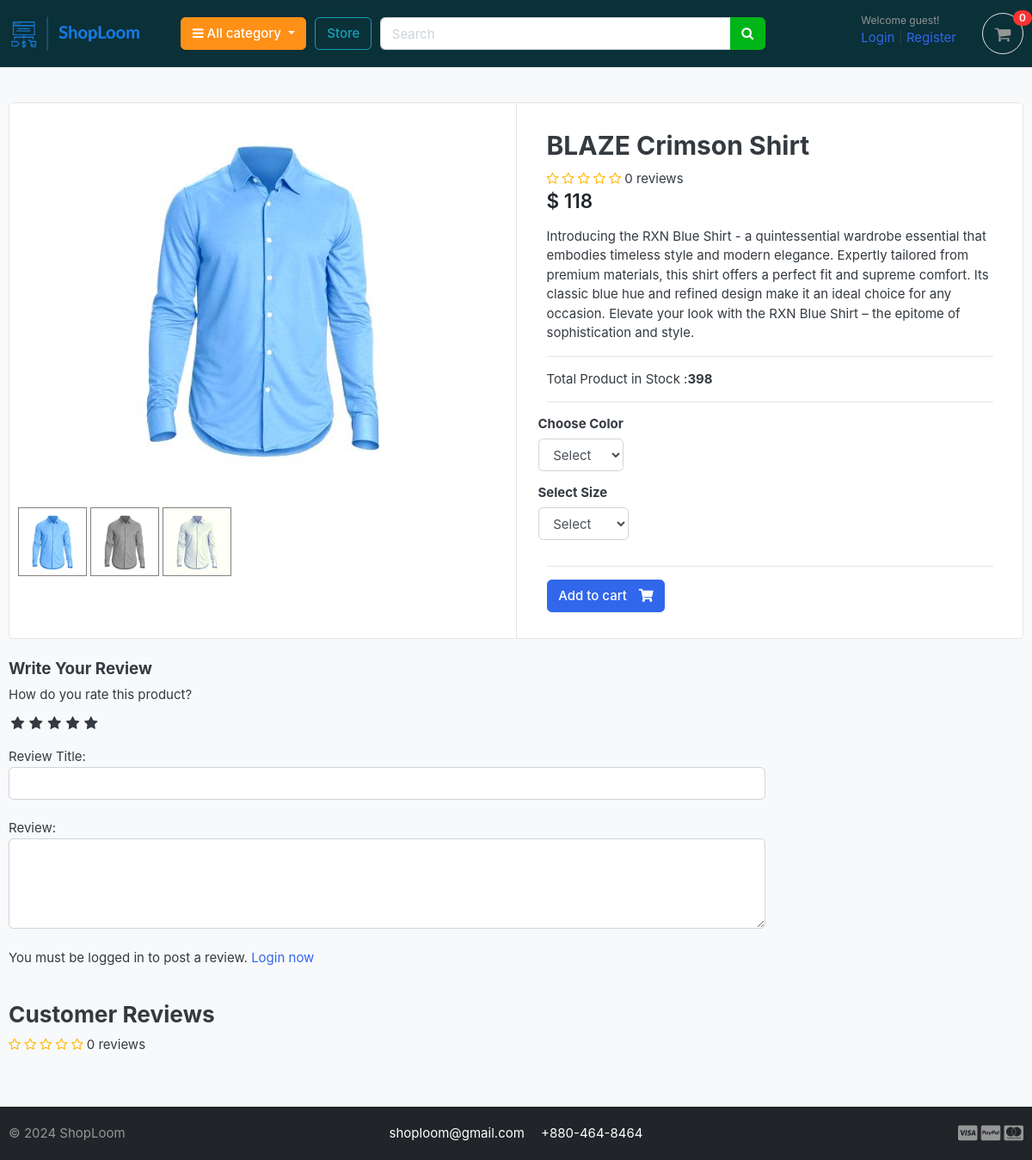
Page /store/category/shirts/blaze-crimson-shirt/ on the committed database.
### store/models.py (models this page shows, shortened)
class Product(models.Model):
    product_name  = models.CharField(max_length=100, unique=True)
    slug          = models.SlugField(max_length=200, unique=True)
    description   = models.TextField(max_length=500, blank=True)
    price         = models.IntegerField()
    image         = models.ImageField(upload_to='photos/products')
    stock         = models.IntegerField()
    is_available  = models.BooleanField(default=True)
    category      = models.ForeignKey(Category, on_delete=models.CASCADE)
    created_date  = models.DateTimeField(auto_now_add=True)
    modified_date = models.DateTimeField(auto_now=True)
    def averageReview(self):
        reviews = ReviewRating.objects.filter(product=self, status=True).aggregate(average=Avg('rating'))
        avg = 0
        if reviews['average'] is not None:
            avg = float(reviews['average'])
        return avg
    def countReview(self):
        reviews = ReviewRating.objects.filter(product=self, status=True).aggregate(count=Count('id'))
        count = 0
        if reviews['count'] is not None:
            count = int(reviews['count'])
        return count

class ProductGallery(models.Model):
    product = models.ForeignKey(Product, default=None, on_delete=models.CASCADE)
    image = models.ImageField(upload_to='store/products', max_length=255)
    class Meta:
        verbose_name = 'productgallery'
        verbose_name_plural = 'product gallery'

### store/views.py (the view)
# urls.py: path('category/<slug:category_slug>/<slug:product_slug>/', views.product_detail, name='product_detail'),
def product_detail(request, category_slug, product_slug):
    try:
        single_product = Product.objects.get(category__slug=category_slug, slug=product_slug)
        in_cart = CartItem.objects.filter(cart__cart_id=_cart_id(request), product=single_product).exists()
    except Exception as e:
        raise e
    if request.user.is_authenticated:
        try:
            orderproduct = OrderProduct.objects.filter(user=request.user, product_id=single_product.id).exists()
        except OrderProduct.DoesNotExist:
            orderproduct = None
    else:
        orderproduct = None
    reviews = ReviewRating.objects.filter(product_id=single_product.id, status=True)
    product_gallery = ProductGallery.objects.filter(product_id=single_product.id)
    context = {
        'single_product': single_product,
        'in_cart': in_cart,
        'orderproduct': orderproduct,
        'reviews': reviews,
        'product_gallery': product_gallery,
    }
    return render(request, 'store/product_detail.html', context=context)

### cart/context_processors.py (called while the page is built)
def counter(request):
    cart_count = 0
    if 'admin' in request.path:
        return {}
    else:
        try:
            cart = Cart.objects.filter(cart_id=_cart_id(request))
            if request.user.is_authenticated:
                cart_items = CartItem.objects.all().filter(user=request.user)
            else:
                cart_items = CartItem.objects.all().filter(cart=cart[:1])
            for cart_item in cart_items:
                cart_count += cart_item.quantity
        except Cart.DoesNotExist:
            cart_count = 0
    return dict(cart_count=cart_count)

### cart/views.py (called while the page is built)
def _cart_id(request):
    cart = request.session.session_key
    if not cart:
        cart = request.session.create()
    return cart

### category/context_processors.py (called while the page is built)
def menu_links(request):
    links = Category.objects.all()
    return dict(links=links)

### category/models.py (called while the page is built)
    def get_url(self):
        return reverse('products_by_category', args=[self.slug])

### store/models.py (called while the page is built)
    def colors(self):
        return super(VariationManager, self).filter(variation_category='color', is_active=True)

    def sizes(self):
        return super(VariationManager, self).filter(variation_category='size', is_active=True)

### store/templates/store/product_detail.html (shortened to what this page needs)
{% extends "base.html" %}
{% load static %}
{% block content %}
<section class="section-content padding-y bg">
	<div class="container">
    <div class="card">
      <div class="row no-gutters">
        <aside class="col-md-6">
          <article class="gallery-wrap">
            <div class="img-big-wrap mainImage">
            <center><img src="{{single_product.image.url}}"></a></center>
            </div>
          </article>
          <ul class="thumb">
            <li>
              <a href="{{single_product.image.url}}" target="mainImage"><img src="{{single_product.image.url}}" alt="Product Image"></a>
              {% for i in product_gallery %}
              <a href="{{i.image.url}}" target="mainImage"><img src="{{i.image.url}}" alt="Product Image"></a>
              {% endfor %}
            </li>
          </ul>
        </aside>
        <main class="col-md-6 border-left">
          <form action="{% url 'add_cart' single_product.id %}" method="POST">
            <article class="content-body">
              <h2 class="title">{{single_product.product_name}}</h2>
              <div class="rating-star">
                <span>
                  <i class="fa fa-star{% if single_product.averageReview < 0.5 %}-o{% elif single_product.averageReview >= 0.5 and single_product.averageReview < 1 %}-half-o {% endif %}" aria-hidden="true"></i>
                  <i class="fa fa-star{% if single_product.averageReview < 1.5 %}-o{% elif single_product.averageReview >= 1.5 and single_product.averageReview < 2 %}-half-o {% endif %}" aria-hidden="true"></i>
                  <i class="fa fa-star{% if single_product.averageReview < 2.5 %}-o{% elif single_product.averageReview >= 2.5 and single_product.averageReview < 3 %}-half-o {% endif %}" aria-hidden="true"></i>
                  <i class="fa fa-star{% if single_product.averageReview < 3.5 %}-o{% elif single_product.averageReview >= 3.5 and single_product.averageReview < 4 %}-half-o {% endif %}" aria-hidden="true" ></i>
                  <i class="fa fa-star{% if single_product.averageReview < 4.5 %}-o{% elif single_product.averageReview >= 4.5 and single_product.averageReview < 5 %}-half-o {% endif %}" aria-hidden="true"></i>
                  <span>{{single_product.countReview}} reviews</span>
                </span>
              </div>
              <div class="mb-3">
                <var class="price h4">$ {{single_product.price}}</var>
              </div>
              <p>{{single_product.description}}</p>
              <hr>
              <p>Total Product in Stock :<b>{{ single_product.stock }}</b></p>
              <hr>
                <div class="row">
                  <div class="item-option-select">
                    <h6>Choose Color</h6>
                      <select name="color" class="form-control" required>
                        <option value="" disabled selected>Select</option>
                      </select>
                  </div>
                </div>
                <div class="row">
                  <div class="item-option-select">
                    <h6>Select Size</h6>
                      <select name="size" class="form-control" required>
                        <option value="" disabled selected>Select</option>
                      </select>
                  </div>
                </div>
                <hr>
                {% if single_product.stock <= 0 %}
                  <h5 class="text-danger">Out of Stock</h5>
                {% else %}
                  <button type="submit" class="btn btn-primary"> <span class="text">Add to cart</span> <i class="fas fa-shopping-cart"></i> </button>
                {% endif %}
            </article>
          </form>
        </main>
      </div>
    </div>
    <br>
    <div class="row">
      <div class="col-md-9">
        <form
          action="{% url 'submit_review' single_product.id %}"
          method="POST"
        >
          <h5>Write Your Review</h5>
          <div>
            <label>How do you rate this product?</label>
            <br />
            <div class="rate">
              <input type="radio" name="rating" id="rating10" value="5" required/><label for="rating10" title="5"></label>
              <input type="radio" name="rating" id="rating8" value="4" required/><label for="rating8" title="4"></label>
              <input type="radio" name="rating" id="rating6" value="3" required/><label for="rating6" title="3"></label>
              <input type="radio" name="rating" id="rating4" value="2" required/><label for="rating4" title="2"></label>
              <input type="radio" name="rating" id="rating2" value="1" required/><label for="rating2" title="1"></label>
            </div>
            <br />
            Review Title:
            <input type="text" class="form-control" name="subject" />
            <br />
            Review:
            <textarea name="review" rows="4" class="form-control"></textarea>
            <br />
            {% if user.is_authenticated %} {% if orderproduct %}
            <input
              type="submit"
              value="Submit Review"
              class="btn btn-primary"
            />
            {% else %}
            <p>You must purchase this product to post a review.</p>
            {% endif %} {% else %}
            <p>
              You must be logged in to post a review.
              <span><a href="{% url 'login' %}">Login now</a></span>
            </p>
            {% endif %}
          </div>
        </form>
        <br />
        <header class="section-heading">
          <h3>Customer Reviews</h3>
          <div class="rating-star">
            <span>
              <i
                class="fa fa-star{% if single_product.averageReview < 0.5 %}-o{% elif single_product.averageReview >= 0.5 and single_product.averageReview < 1 %}-half-o {% endif %}"
                aria-hidden="true"
              ></i>
              <i
                class="fa fa-star{% if single_product.averageReview < 1.5 %}-o{% elif single_product.averageReview >= 1.5 and single_product.averageReview < 2 %}-half-o {% endif %}"
                aria-hidden="true"
              ></i>
              <i
                class="fa fa-star{% if single_product.averageReview < 2.5 %}-o{% elif single_product.averageReview >= 2.5 and single_product.averageReview < 3 %}-half-o {% endif %}"
                aria-hidden="true"
              ></i>
              <i
                class="fa fa-star{% if single_product.averageReview < 3.5 %}-o{% elif single_product.averageReview >= 3.5 and single_product.averageReview < 4 %}-half-o {% endif %}"
                aria-hidden="true"
              ></i>
              <i
                class="fa fa-star{% if single_product.averageReview < 4.5 %}-o{% elif single_product.averageReview >= 4.5 and single_product.averageReview < 5 %}-half-o {% endif %}"
                aria-hidden="true"
              ></i>
              <span>{{single_product.countReview}} reviews</span>
            </span>
          </div>
        </header>
      </div>
    </div>
	</div>
	</section>
{% endblock %}

### static/css/ui.css (style rules this page uses)
html { font-family: "Inter", sans-serif; font-size: 15px; }
.content-body { flex: 1 1 auto; padding: 2rem 2.3rem; }
.padding-y { padding-top: 40px; padding-bottom: 40px; }
var { font-style: normal; }
article:after, .form-group:after { display: block; clear: both; content: ""; }
.bg { background-color: #f8f9fa; }
.section-heading { margin-bottom: 20px; margin-top: 15px; }
p:last-child { margin-bottom: 0; }
.btn .text + i { margin-left: 10px; }
.price { font-weight: 600; color: #212529; }
.gallery-wrap .img-big-wrap { margin-bottom: 10px; border-radius: 0.37rem; overflow: hidden; background-color: #fff; }
.gallery-wrap .img-big-wrap img { height: 450px; width: auto; display: inline-block; }
.item-option-select { margin-bottom: 1rem; display: inline-block; margin-right: 15px; }

### static/css/custom.css (style rules this page uses)
.rate { display: inline-block; border: 0; }
.rate > label { float: right; }
.rate > label:before { display: inline-block; font-size: 1.1rem; font-family: FontAwesome; content: "\f005"; margin:0; padding:0.3rem .2rem; cursor: pointer; }
.rating-star i { color: #ffb503 !important; }
ul.thumb { margin:0 auto; padding: 0; float: left; }
ul.thumb li { list-style: none; margin: 10px; }
ul.thumb li img { width: 80px; height: 80px; border: 1px solid grey; }

### rows in the picture
Product: image (picture), product_name "BLAZE Crimson Shirt", countReview "0", price "118", description "Introducing the RXN Blue Shirt - a quintessential wardrobe essential that embodies timeless style and modern elegance. Expertly tailored from premium materials, this shirt offers a perfect fit and supreme comfort. Its classic blue hue and refined design make it an ideal choice for any occasion. Elevate your look with the RXN Blue Shirt – the epitome of sophistication and style.", stock "398"
ProductGallery: image (picture)
ProductGallery: image (picture)

### other values in the picture
{{ cart_count }} "0"
